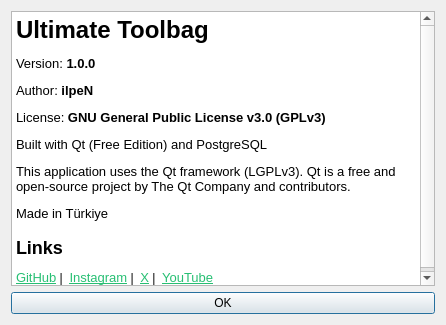
<?xml version="1.0" encoding="UTF-8"?>
<ui version="4.0">
 <class>AboutDialog</class>
 <widget class="QDialog" name="AboutDialog">
  <property name="geometry">
   <rect>
    <x>0</x>
    <y>0</y>
    <width>446</width>
    <height>325</height>
   </rect>
  </property>
  <property name="windowTitle">
   <string>About</string>
  </property>
  <property name="windowIcon">
   <iconset>
    <normaloff>:/assets/icons/icon.ico</normaloff>:/assets/icons/icon.ico</iconset>
  </property>
  <layout class="QVBoxLayout" name="verticalLayout">
   <item>
    <layout class="QHBoxLayout" name="horizontalLayoutTop">
     <item>
      <widget class="QTextBrowser" name="textAbt">
       <property name="html">
        <string>&lt;!DOCTYPE HTML PUBLIC &quot;-//W3C//DTD HTML 4.0//EN&quot; &quot;http://www.w3.org/TR/REC-html40/strict.dtd&quot;&gt;
&lt;html&gt;&lt;head&gt;&lt;meta name=&quot;qrichtext&quot; content=&quot;1&quot; /&gt;&lt;meta charset=&quot;utf-8&quot; /&gt;&lt;style type=&quot;text/css&quot;&gt;
p, li { white-space: pre-wrap; }
hr { height: 1px; border-width: 0; }
li.unchecked::marker { content: &quot;\2610&quot;; }
li.checked::marker { content: &quot;\2612&quot;; }
&lt;/style&gt;&lt;/head&gt;&lt;body style=&quot; font-family:'Segoe UI'; font-size:9pt; font-weight:400; font-style:normal;&quot;&gt;
&lt;h1 style=&quot; margin-top:18px; margin-bottom:12px; margin-left:0px; margin-right:0px; -qt-block-indent:0; text-indent:0px;&quot;&gt;&lt;span style=&quot; font-family:'Segoe UI','sans-serif'; font-size:11pt; font-weight:700;&quot;&gt;Ultimate Toolbag&lt;/span&gt;&lt;/h1&gt;
&lt;p style=&quot; margin-top:12px; margin-bottom:12px; margin-left:0px; margin-right:0px; -qt-block-indent:0; text-indent:0px;&quot;&gt;&lt;span style=&quot; font-family:'Segoe UI','sans-serif'; font-size:10pt;&quot;&gt;Version: &lt;/span&gt;&lt;span style=&quot; font-family:'Segoe UI','sans-serif'; font-size:10pt; font-weight:700;&quot;&gt;1.0.0&lt;/span&gt;&lt;/p&gt;
&lt;p style=&quot; margin-top:12px; margin-bottom:12px; margin-left:0px; margin-right:0px; -qt-block-indent:0; text-indent:0px;&quot;&gt;&lt;span style=&quot; font-family:'Segoe UI','sans-serif'; font-size:10pt;&quot;&gt;Author: &lt;/span&gt;&lt;span style=&quot; font-family:'Segoe UI','sans-serif'; font-size:10pt; font-weight:700;&quot;&gt;ilpeN&lt;/span&gt;&lt;/p&gt;
&lt;p style=&quot; margin-top:12px; margin-bottom:12px; margin-left:0px; margin-right:0px; -qt-block-indent:0; text-indent:0px;&quot;&gt;&lt;span style=&quot; font-family:'Segoe UI','sans-serif'; font-size:10pt;&quot;&gt;License: &lt;/span&gt;&lt;span style=&quot; font-family:'Segoe UI','sans-serif'; font-size:10pt; font-weight:700;&quot;&gt;GNU General Public License v3.0 (GPLv3)&lt;/span&gt;&lt;/p&gt;
&lt;p style=&quot; margin-top:12px; margin-bottom:12px; margin-left:0px; margin-right:0px; -qt-block-indent:0; text-indent:0px;&quot;&gt;&lt;span style=&quot; font-family:'Segoe UI','sans-serif'; font-size:10pt;&quot;&gt;Built with Qt (Free Edition) and PostgreSQL&lt;/span&gt;&lt;/p&gt;
&lt;p style=&quot; margin-top:12px; margin-bottom:12px; margin-left:0px; margin-right:0px; -qt-block-indent:0; text-indent:0px;&quot;&gt;&lt;span style=&quot; font-family:'Segoe UI','sans-serif'; font-size:10pt;&quot;&gt;This application uses the Qt framework (LGPLv3). Qt is a free and open-source project by The Qt Company and contributors.&lt;/span&gt;&lt;/p&gt;
&lt;p style=&quot; margin-top:12px; margin-bottom:12px; margin-left:0px; margin-right:0px; -qt-block-indent:0; text-indent:0px;&quot;&gt;&lt;span style=&quot; font-family:'Segoe UI','sans-serif'; font-size:10pt;&quot;&gt;Made in Türkiye&lt;/span&gt;&lt;/p&gt;
&lt;h2 style=&quot; margin-top:16px; margin-bottom:12px; margin-left:0px; margin-right:0px; -qt-block-indent:0; text-indent:0px;&quot;&gt;&lt;span style=&quot; font-family:'Segoe UI','sans-serif'; font-size:10pt; font-weight:700;&quot;&gt;Links&lt;/span&gt;&lt;/h2&gt;
&lt;p style=&quot; margin-top:12px; margin-bottom:12px; margin-left:0px; margin-right:0px; -qt-block-indent:0; text-indent:0px;&quot;&gt;&lt;a href=&quot;https://github.com/ilpenSE&quot;&gt;&lt;span style=&quot; font-size:10pt; text-decoration: underline; color:#27bf73;&quot;&gt;GitHub&lt;/span&gt;&lt;/a&gt; |  &lt;a href=&quot;https://instagram.com/ilpen.25&quot;&gt;&lt;span style=&quot; font-size:10pt; text-decoration: underline; color:#27bf73;&quot;&gt;Instagram&lt;/span&gt;&lt;/a&gt; |  &lt;a href=&quot;https://x.com/ilpenwastaken&quot;&gt;&lt;span style=&quot; font-size:10pt; text-decoration: underline; color:#27bf73;&quot;&gt;X&lt;/span&gt;&lt;/a&gt; |  &lt;a href=&quot;https://youtube.com/@ilpenwastaken&quot;&gt;&lt;span style=&quot; font-size:10pt; text-decoration: underline; color:#27bf73;&quot;&gt;YouTube&lt;/span&gt;&lt;/a&gt;&lt;/p&gt;&lt;/body&gt;&lt;/html&gt;</string>
       </property>
      </widget>
     </item>
    </layout>
   </item>
   <item>
    <widget class="QPushButton" name="buttonOK">
     <property name="text">
      <string>OK</string>
     </property>
     <property name="autoDefault">
      <bool>false</bool>
     </property>
     <property name="default">
      <bool>true</bool>
     </property>
    </widget>
   </item>
  </layout>
 </widget>
 <resources/>
 <connections/>
</ui>
